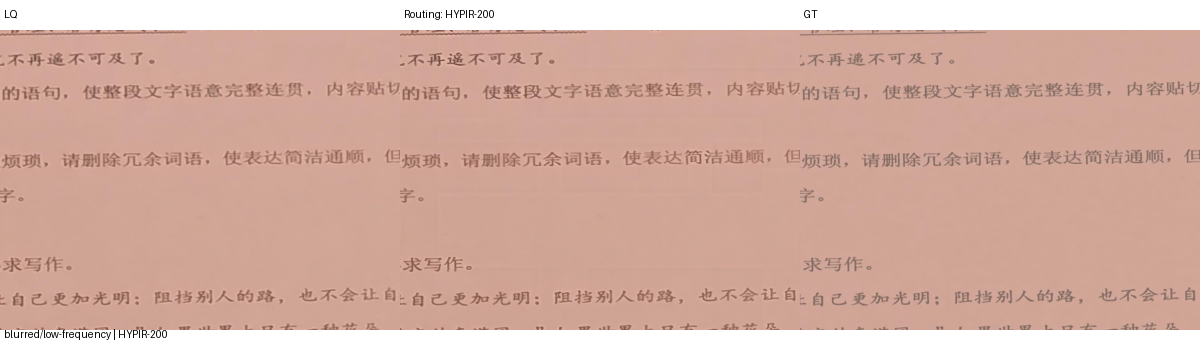
#> input picture baseline/experiments/scenario_routing_v1/routing_visualization/case1.png, 1200 x 342 px, found by its file name; its folder holds 4 pictures in this run
$ python scenario_routing_v1.py   (older library calls are emulated)
#> lines starting #> are read from the running program, lines starting #| are printed output that depends on the picture; pictures that were not available may be replaced by others from this repository, and a replacement may not be noted
"""Scenario Routing v1: fixed LQ-only method selection over existing outputs.

This experiment never invokes diffusion. It reads existing LQ/HYPIR/fusion
images, computes input descriptors from LQ only, and writes an auditable
per-case method matrix plus one selected output per case.
"""
from __future__ import annotations

import argparse
import csv
from pathlib import Path
from typing import Iterable

import cv2
import numpy as np
from PIL import Image, ImageDraw
from skimage.metrics import peak_signal_noise_ratio, structural_similarity

ROUTING_METHODS = ("LQ", "HYPIR-50", "HYPIR-200", "texture_selective_h200")
SCENARIO_METHODS = {
    "structure-dominant": "HYPIR-50",
    "texture-dominant": "texture_selective_h200",
    "blurred/low-frequency": "HYPIR-200",
    "ambiguous": "LQ",
}
SCENARIOS = tuple(SCENARIO_METHODS)
IMAGE_EXTENSIONS = (".png", ".jpg", ".jpeg", ".webp", ".bmp", ".tif", ".tiff")
MATRIX_REGION_FIELDS = (
    "change_L1",
    "strong_edge_error_to_GT_L1",
    "strong_edge_change_L1",
    "textured_non_edge_error_to_GT_L1",
    "textured_non_edge_change_L1",
    "blurred_texture_error_to_GT_L1",
    "blurred_texture_change_L1",
)


def load_rgb(path: Path | str) -> np.ndarray:
    with Image.open(path) as image:
        image = image.convert("RGB")
        array = np.asarray(image, dtype=np.uint8).copy()
    if array.ndim != 3 or array.shape[2] != 3:
        raise ValueError(f"{path}: expected RGB image")
    return array


def _case_file(directory: Path, case: str, suffixes: Iterable[str] = ("", "_lq", "_gt")) -> Path:
    for suffix in suffixes:
        for extension in IMAGE_EXTENSIONS:
            path = directory / f"{case}{suffix}{extension}"
            if path.is_file():
                return path
    raise FileNotFoundError(f"No image for {case} in {directory}")


def compute_input_features(lq: np.ndarray) -> dict[str, float]:
    """Compute global, LQ-only descriptors with fixed physical definitions."""
    array = np.asarray(lq)
    if array.ndim != 3 or array.shape[2] != 3:
        raise ValueError("LQ must be an RGB HxWx3 array")
    height, width = array.shape[:2]
    scale = min(1.0, 1024.0 / max(height, width))
    small = cv2.resize(array, (max(16, round(width * scale)), max(16, round(height * scale))), interpolation=cv2.INTER_AREA)
    gray = cv2.cvtColor(small, cv2.COLOR_RGB2GRAY).astype(np.float32) / 255.0
    smooth = cv2.GaussianBlur(gray, (0, 0), 1.2)
    gx = cv2.Sobel(gray, cv2.CV_32F, 1, 0, ksize=3) / 8.0
    gy = cv2.Sobel(gray, cv2.CV_32F, 0, 1, ksize=3) / 8.0
    gradient = cv2.magnitude(gx, gy)
    local_mean = cv2.blur(gray, (9, 9))
    local_var = np.maximum(cv2.blur(gray * gray, (9, 9)) - local_mean * local_mean, 0.0)
    lap_energy = float(np.mean(np.abs(cv2.Laplacian(gray, cv2.CV_32F, ksize=3))))
    hf = np.abs(gray - smooth)
    # Fixed scales keep descriptors comparable across images and do not use GT.
    return {
        "edge_density": float(np.mean(gradient > 0.12)),
        "local_variance": float(np.mean(np.sqrt(local_var))),
        "blur_proxy": float(np.clip(1.0 - lap_energy / 0.20, 0.0, 1.0)),
        "high_frequency_energy": float(np.clip(np.mean(hf) / 0.20, 0.0, 1.0)),
        "gradient_mean": float(np.mean(gradient)),
        "gradient_std": float(np.std(gradient)),
    }


def classify_scenario(features: dict[str, float]) -> str:
    """Apply one fixed, interpretable rule to LQ descriptors only."""
    required = {"edge_density", "local_variance", "blur_proxy", "high_frequency_energy", "gradient_mean", "gradient_std"}
    missing = required.difference(features)
    if missing:
        raise ValueError(f"missing routing features: {sorted(missing)}")
    if not all(np.isfinite(float(features[key])) for key in required):
        raise ValueError("routing features must be finite")
    edge = float(features["edge_density"])
    texture = float(features["local_variance"])
    blur = float(features["blur_proxy"])
    hf = float(features["high_frequency_energy"])
    grad = float(features["gradient_mean"])
    # Thresholds are fixed before validation scoring and apply identically to all cases.
    if blur >= 0.70 and hf < 0.22 and edge < 0.18 and grad < 0.16:
        return "blurred/low-frequency"
    if edge >= 0.18 and texture < 0.22 and hf < 0.35:
        return "structure-dominant"
    if texture >= 0.22 and hf >= 0.22 and edge < 0.28:
        return "texture-dominant"
    return "ambiguous"


def choose_method(scenario: str) -> str:
    if scenario not in SCENARIO_METHODS:
        raise ValueError(f"unknown scenario {scenario!r}")
    return SCENARIO_METHODS[scenario]


def _metric(pred: np.ndarray, gt: np.ndarray) -> tuple[float, float]:
    if pred.shape != gt.shape:
        raise ValueError(f"shape mismatch: {pred.shape} vs {gt.shape}")
    pred_f = pred.astype(np.float32) / 255.0
    gt_f = gt.astype(np.float32) / 255.0
    psnr = float(peak_signal_noise_ratio(gt_f, pred_f, data_range=1.0))
    ssim = float(structural_similarity(gt_f, pred_f, channel_axis=2, data_range=1.0))
    return psnr, ssim


def _write_panel(path: Path, images: list[tuple[str, np.ndarray]], footer: str) -> None:
    thumbs: list[tuple[str, Image.Image]] = []
    for label, array in images:
        image = Image.fromarray(array).convert("RGB")
        image.thumbnail((420, 300), Image.Resampling.BILINEAR)
        thumbs.append((label, image.copy()))
    width = sum(image.width for _, image in thumbs)
    height = max(image.height for _, image in thumbs) + 42
    panel = Image.new("RGB", (width, height), "white")
    draw = ImageDraw.Draw(panel)
    x = 0
    for label, image in thumbs:
        panel.paste(image, (x, 30))
        draw.text((x + 4, 8), label, fill="black")
        x += image.width
    draw.text((4, height - 14), footer, fill="black")
    path.parent.mkdir(parents=True, exist_ok=True)
    panel.save(path, format="PNG")


def _read_csv(path: Path) -> list[dict[str, str]]:
    with path.open(newline="", encoding="utf-8") as handle:
        return list(csv.DictReader(handle))


def _global_rows_from_images(cases: list[str], dirs: dict[str, Path], gt_dir: Path) -> list[dict[str, str]]:
    rows: list[dict[str, str]] = []
    for case in cases:
        gt = load_rgb(_case_file(gt_dir, case, ("_gt", "")))
#> in load_rgb, image is the input picture: PIL image 1200x342 RGB; mean R, G, B 211.6, 173.6, 160.6
        for method, directory in dirs.items():
            image = load_rgb(_case_file(directory, case, ("_lq", "", "_gt")))
            psnr, ssim = _metric(image, gt)
#> in _metric, `psnr = float(peak_signal_noise_ratio(gt_f, pred_f, data_range=1.0))`: psnr = inf
#> in _metric, `ssim = float(structural_similarity(gt_f, pred_f, channel_axis=2, data_..`: ssim = 1
            rows.append({"case": case, "method": method, "PSNR": f"{psnr:.6f}", "SSIM": f"{ssim:.6f}", "LPIPS_Alex": ""})
    return rows


def _matrix_rows(global_rows: list[dict[str, str]], region_rows: list[dict[str, str]]) -> list[dict[str, str]]:
    by_key = {(row["case"], row["method"]): row for row in global_rows if row["case"] != "Average"}
    regions: dict[tuple[str, str], dict[str, str]] = {}
    for row in region_rows:
        if row["region"] not in ("strong_edge", "textured_non_edge", "blurred_texture"):
            continue
        key = (row["case"], row["method"])
        regions.setdefault(key, {})[f"{row['region']}_error_to_GT_L1"] = row.get("error_to_GT_L1", "")
        regions[key][f"{row['region']}_change_L1"] = row.get("change_L1", "")
    rows: list[dict[str, str]] = []
    fields = ["case", "method", "PSNR", "SSIM", "LPIPS_Alex", *MATRIX_REGION_FIELDS]
    for key in sorted(by_key, key=lambda item: (int(item[0][4:]) if item[0].startswith("case") and item[0][4:].isdigit() else item[0], item[1])):
        row = {field: by_key[key].get(field, "") for field in fields}
        row.update(regions.get(key, {}))
        for field in MATRIX_REGION_FIELDS:
            row.setdefault(field, "")
        rows.append(row)
    return rows


def _write_csv(path: Path, fieldnames: list[str], rows: list[dict[str, str]]) -> None:
    path.parent.mkdir(parents=True, exist_ok=True)
    with path.open("w", newline="", encoding="utf-8") as handle:
        writer = csv.DictWriter(handle, fieldnames=fieldnames)
        writer.writeheader()
        writer.writerows(rows)


def run_routing(
    lq_dir: Path | str,
    gt_dir: Path | str,
    h50_dir: Path | str,
    h200_dir: Path | str,
    selective_dir: Path | str,
    out_dir: Path | str,
    *,
    source_metrics_csv: Path | str | None = None,
    source_region_csv: Path | str | None = None,
) -> dict[str, object]:
    lq_dir, gt_dir, h50_dir, h200_dir, selective_dir, out = map(Path, (lq_dir, gt_dir, h50_dir, h200_dir, selective_dir, out_dir))
    out.mkdir(parents=True, exist_ok=True)
    cases = sorted(
        {p.stem.removesuffix("_lq") for p in lq_dir.iterdir() if p.is_file() and p.suffix.casefold() in IMAGE_EXTENSIONS},
        key=lambda value: int(value[4:]) if value.startswith("case") and value[4:].isdigit() else value,
    )
    if not cases:
        raise FileNotFoundError(f"No LQ images found in {lq_dir}")
    dirs = {"LQ": lq_dir, "HYPIR-50": h50_dir, "HYPIR-200": h200_dir, "texture_selective_h200": selective_dir}
    if source_metrics_csv is not None and Path(source_metrics_csv).is_file():
        global_rows = [row for row in _read_csv(Path(source_metrics_csv)) if row["method"] in ROUTING_METHODS and row["case"] != "Average"]
    else:
        global_rows = _global_rows_from_images(cases, dirs, gt_dir)
#> in _global_rows_from_images, `psnr, ssim = _metric(image, gt)`: psnr = inf; ssim = 1
    if source_region_csv is not None and Path(source_region_csv).is_file():
        region_rows = [row for row in _read_csv(Path(source_region_csv)) if row["method"] in ROUTING_METHODS and row["case"] != "Average"]
    else:
        region_rows = []
    for row in global_rows:
        lq = load_rgb(_case_file(lq_dir, row["case"], ("_lq", "")))
        output = load_rgb(_case_file(dirs[row["method"]], row["case"], ("_lq", "", "_gt")))
        if output.shape != lq.shape:
            raise ValueError(f"{row['case']}/{row['method']}: output and LQ dimensions differ")
        row["change_L1"] = f"{float(np.mean(np.abs(output.astype(np.float32) - lq.astype(np.float32)))):.6f}"
    matrix = _matrix_rows(global_rows, region_rows)
    _write_csv(out / "per_case_method_matrix.csv", ["case", "method", "PSNR", "SSIM", "LPIPS_Alex", *MATRIX_REGION_FIELDS], matrix)
    decision_rows: list[dict[str, str]] = []
    metric_rows: list[dict[str, str]] = []
    for case in cases:
        lq = load_rgb(_case_file(lq_dir, case, ("_lq", "")))
        features = compute_input_features(lq)
#> in compute_input_features, `gy = cv2.Sobel(gray, cv2.CV_32F, 0, 1, ksize=3) / 8.0`:
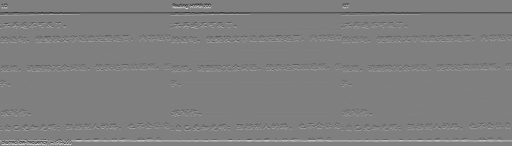
#> gy: shape (292, 1024) float32 (shown at 1/2 size); min -0.298, max 0.298, mean -1.33e-06; drawn with min black and max white
#> in compute_input_features, `gradient = cv2.magnitude(gx, gy)`:
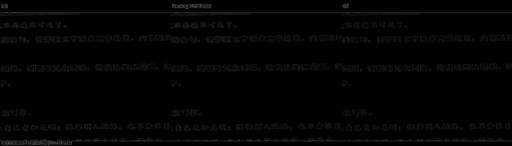
#> gradient: shape (292, 1024) float32 (shown at 1/2 size); min 0, max 0.414, mean 0.0118
#> in compute_input_features, `local_mean = cv2.blur(gray, (9, 9))`:
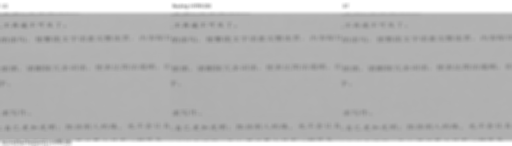
#> local_mean: shape (292, 1024) float32 (shown at 1/2 size); min 0.528, max 1, mean 0.719
#> in compute_input_features, `local_var = np.maximum(cv2.blur(gray * gray, (9, 9)) - local_mean * lo..`:
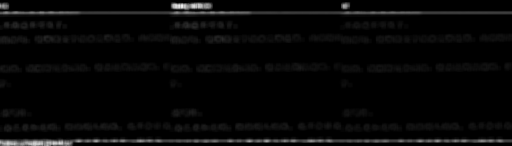
#> local_var: shape (292, 1024) float32 (shown at 1/2 size); min 0, max 0.0819, mean 0.00236; drawn with min black and max white
#> in compute_input_features, `lap_energy = float(np.mean(np.abs(cv2.Laplacian(gray, cv2.CV_32F, ksiz..`: lap_energy = 0.0845
        scenario = classify_scenario(features)
        selected_method = choose_method(scenario)
        selected = load_rgb(_case_file(dirs[selected_method], case, ("_lq", "", "_gt")))
        gt = load_rgb(_case_file(gt_dir, case, ("_gt", "", "_lq")))
        if selected.shape != gt.shape:
            raise ValueError(f"{case}: selected output and GT dimensions differ")
        decision_rows.append({"case": case, "scenario": scenario, "selected_method": selected_method, **{key: f"{value:.8f}" for key, value in features.items()}})
        for method in ROUTING_METHODS:
            source = next(row for row in matrix if row["case"] == case and row["method"] == method)
            metric_rows.append({"case": case, "method": method, "PSNR": source["PSNR"], "SSIM": source["SSIM"], "LPIPS_Alex": source["LPIPS_Alex"], "change_L1": source["change_L1"]})
        selected_row = next(row for row in matrix if row["case"] == case and row["method"] == selected_method)
        metric_rows.append({"case": case, "method": "Scenario Routing v1", "PSNR": selected_row["PSNR"], "SSIM": selected_row["SSIM"], "LPIPS_Alex": selected_row["LPIPS_Alex"], "change_L1": selected_row["change_L1"]})
        _write_panel(out / "routing_visualization" / f"{case}.png", [("LQ", lq), (f"Routing: {selected_method}", selected), ("GT", gt)], f"{scenario} | {selected_method}")
    _write_csv(out / "routing_decision.csv", ["case", "scenario", "selected_method", "edge_density", "local_variance", "blur_proxy", "high_frequency_energy", "gradient_mean", "gradient_std"], decision_rows)
    averages: list[dict[str, str]] = []
    for method in [*ROUTING_METHODS, "Scenario Routing v1"]:
        values = [row for row in metric_rows if row["method"] == method]
        averages.append({
            "case": "Average",
            "method": method,
            "PSNR": f"{np.mean([float(row['PSNR']) for row in values]):.6f}",
            "SSIM": f"{np.mean([float(row['SSIM']) for row in values]):.6f}",
            "LPIPS_Alex": "" if not all(row["LPIPS_Alex"] for row in values) else f"{np.mean([float(row['LPIPS_Alex']) for row in values]):.6f}",
            "change_L1": f"{np.mean([float(row['change_L1']) for row in values]):.6f}",
        })
    metric_rows.extend(averages)
    _write_csv(out / "metrics.csv", ["case", "method", "PSNR", "SSIM", "LPIPS_Alex", "change_L1"], metric_rows)
    _write_summary(out / "summary.md", matrix, decision_rows)
    return {"cases": cases, "decisions": decision_rows, "matrix": matrix}


def _write_summary(path: Path, matrix: list[dict[str, str]], decisions: list[dict[str, str]]) -> None:
    methods = list(ROUTING_METHODS) + ["Scenario Routing v1"]
    lines = [
        "# Scenario Routing v1",
        "",
        "Offline routing proof-of-concept. No classifier, training, new diffusion inference, or GT-driven routing was used.",
        "",
        "## Fixed rule",
        "",
        "Features are computed from LQ only at max-side 1024: edge density, local variance, blur proxy, high-frequency energy, gradient mean, and gradient standard deviation.",
        "",
        "- blurred/low-frequency: blur_proxy >= 0.70, high_frequency_energy < 0.22, edge_density < 0.18, gradient_mean < 0.16 -> HYPIR-200",
        "- structure-dominant: edge_density >= 0.18, local_variance < 0.22, high_frequency_energy < 0.35 -> HYPIR-50",
        "- texture-dominant: local_variance >= 0.22, high_frequency_energy >= 0.22, edge_density < 0.28 -> texture_selective_h200",
        "- ambiguous: all remaining inputs -> LQ",
        "",
        "The thresholds and mapping are fixed globally; no case name, GT, validation score, or semantic label is referenced.",
        "",
        "## Routing decisions",
        "",
        "| Case | Scenario | Selected method |",
        "|---|---|---|",
    ]
    for row in decisions:
        lines.append(f"| {row['case']} | {row['scenario']} | {row['selected_method']} |")
    lines.extend(["", "## Average comparison", "", "| Method | PSNR | SSIM | LPIPS-Alex |", "|---|---:|---:|---:|"])
    for method in ROUTING_METHODS:
        rows = [row for row in matrix if row["method"] == method]
        lpips_values = [float(row["LPIPS_Alex"]) for row in rows if row["LPIPS_Alex"]]
        lpips_text = f"{np.mean(lpips_values):.6f}" if lpips_values else "n/a"
        lines.append(f"| {method} | {np.mean([float(row['PSNR']) for row in rows]):.6f} | {np.mean([float(row['SSIM']) for row in rows]):.6f} | {lpips_text} |")
    selected_rows = [next(row for row in matrix if row["case"] == decision["case"] and row["method"] == decision["selected_method"]) for decision in decisions]
    selected_lpips = [float(row["LPIPS_Alex"]) for row in selected_rows if row["LPIPS_Alex"]]
    selected_lpips_text = f"{np.mean(selected_lpips):.6f}" if selected_lpips else "n/a"
    lines.append(f"| Scenario Routing v1 | {np.mean([float(row['PSNR']) for row in selected_rows]):.6f} | {np.mean([float(row['SSIM']) for row in selected_rows]):.6f} | {selected_lpips_text} |")
    lines.extend(["", "## Per-case winners from existing matrix", "", "Composite winner is the lowest sum of three within-case ranks: PSNR descending, SSIM descending, LPIPS-Alex ascending. This is a descriptive tie-breaker, not a routing rule.", "", "| Case | PSNR best | SSIM best | LPIPS best | Composite best |", "|---|---|---|---|---|"])
    for case in sorted({row["case"] for row in matrix}, key=lambda value: int(value[4:])):
        rows = [row for row in matrix if row["case"] == case]
        psnr = max(rows, key=lambda row: float(row["PSNR"]))
        ssim = max(rows, key=lambda row: float(row["SSIM"]))
        lpips_rows = [row for row in rows if row["LPIPS_Alex"] not in ("", None)]
        lpips = min(lpips_rows, key=lambda row: float(row["LPIPS_Alex"])) if lpips_rows else {"method": "n/a", "LPIPS_Alex": ""}
        rank_psnr = {row["method"]: rank for rank, row in enumerate(sorted(rows, key=lambda row: float(row["PSNR"]), reverse=True), 1)}
        rank_ssim = {row["method"]: rank for rank, row in enumerate(sorted(rows, key=lambda row: float(row["SSIM"]), reverse=True), 1)}
        rank_lpips = {row["method"]: rank for rank, row in enumerate(sorted(lpips_rows, key=lambda row: float(row["LPIPS_Alex"])), 1)}
        composite = min(rows, key=lambda row: rank_psnr[row["method"]] + rank_ssim[row["method"]] + rank_lpips.get(row["method"], len(rows) + 1))
        lines.append(f"| {case} | {psnr['method']} ({psnr['PSNR']}) | {ssim['method']} ({ssim['SSIM']}) | {lpips['method']} ({lpips['LPIPS_Alex']}) | {composite['method']} |")
    lines.extend([
        "", "## Scene-difference analysis", "",
        "1. Per-case optima exist: the best method changes by case and metric; there is no universal winner.",
        "2. `texture_selective_h200` is not stable best: it leads case1-case3 on PSNR/SSIM or LPIPS but loses case4 and case5 on key metrics.",
        "3. HYPIR-50 is the strongest conservative candidate for case4/case5-like outcomes in this matrix and is competitive on case1/case2.",
        "4. `texture_selective_h200` is most competitive on the first three cases, especially case2, but its edge-region change remains higher than H50.",
        "5. Raw HYPIR-200 has no PSNR or SSIM win; its only clear practical advantage is LPIPS on case4, where PSNR/SSIM are substantially worse.",
        "6. Region errors support strategy differences but not a reliable selector: H200 often increases strong-edge and blurred-texture error, while selective fusion reduces textured-region error in some cases.",
        "Using the supplied scene descriptions, H50 is the best global PSNR/SSIM choice for dense foliage (case4) and clock (case5), while texture-selective H200 is the composite choice for small face/text (case1), book spine text (case2), and bird (case3). This scene interpretation is analysis only; the routing rule never consumes these labels.",
        "",
        "## Regional error means",
        "",
        "These are means over available LQ-defined pixels/cases; blank blurred-texture entries mean that region was absent in that case.",
        "",
        "| Region | HYPIR-50 error | HYPIR-200 error | texture-selective H200 error |",
        "|---|---:|---:|---:|",
    ])
    for region in ("strong_edge", "textured_non_edge", "blurred_texture"):
        values = []
        for method in ("HYPIR-50", "HYPIR-200", "texture_selective_h200"):
            field = f"{region}_error_to_GT_L1"
            entries = [float(row[field]) for row in matrix if row["method"] == method and row[field]]
            values.append(f"{np.mean(entries):.4f}" if entries else "n/a")
        lines.append(f"| {region} | {values[0]} | {values[1]} | {values[2]} |")
    lines.extend([
        "",
        "## Decision gate", "",
        "Scenario Routing v1 selects HYPIR-200 for case1/case3/case4 and LQ for case2/case5. Its average is therefore materially below the fixed baselines (see table and `metrics.csv`), with worse PSNR and SSIM than `texture_selective_h200`; LPIPS also worsens because the H200 selections dominate.",
        "",
        "Conclusion: B. routing has no evidence of value in this proof-of-concept. Stop routing here; do not train a classifier, add diffusion inference, or tune rules on these five validation images. Reconsider architecture innovation separately.",
        "",
        "Regional evidence is in `per_case_method_matrix.csv` and is LQ-region based (`strong_edge`, `textured_non_edge`, `blurred_texture`). Lower change means preservation, not necessarily GT-aligned improvement.",
    ])
    path.write_text("\n".join(lines) + "\n", encoding="utf-8")


def main() -> int:
    root = Path(__file__).resolve().parents[2]
    parser = argparse.ArgumentParser(description=__doc__)
    parser.add_argument("--root", type=Path, default=root)
    args = parser.parse_args()
    root = args.root.resolve()
    out = root / "baseline" / "experiments" / "scenario_routing_v1"
    result = run_routing(
        root / "baseline" / "input",
        root / "csig_dataset" / "验证集",
        root / "baseline" / "experiments" / "coeff_t_50" / "output" / "result",
        root / "baseline" / "experiments" / "coeff_t_200" / "output" / "result",
        root / "baseline" / "experiments" / "structure_local_restoration_v1" / "fusion" / "texture_selective" / "h200",
        out,
        source_metrics_csv=root / "baseline" / "experiments" / "structure_local_restoration_v1" / "metrics.csv",
        source_region_csv=root / "baseline" / "experiments" / "structure_local_restoration_v1" / "local_analysis.csv",
    )
#> after the loop in _write_panel, `for label, array in images:`:
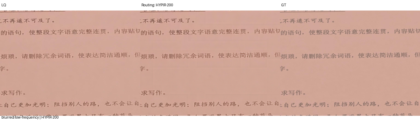
#> image: PIL image 420x120 RGB; mean R, G, B 211.6, 173.6, 160.6
#> after the loop in _write_panel, `for label, array in images:`: thumbs = 3 items
#> in _write_panel, `width = sum(image.width for _, image in thumbs)`: width = 1260
#> in _write_panel, `height = max(image.height for _, image in thumbs) + 42`: height = 162
#> the loop in _write_panel, `for label, image in thumbs:` made 3 passes
#> (label, x) on passes 1 to 3: ('LQ', 420), ('Routing: LQ', 840), ('GT', 1260)
#> after the loop in _write_panel, `for label, image in thumbs:`:
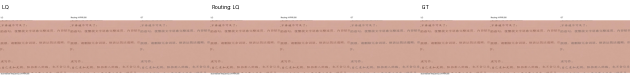
#> panel: PIL image 1260x162 RGB (shown at 1/2 size); mean R, G, B 222.6, 194.5, 184.8
#> after the loop in _write_panel, `for label, image in thumbs:`: x = 1260
#> in _write_panel, `panel.save(path, format="PNG")`:
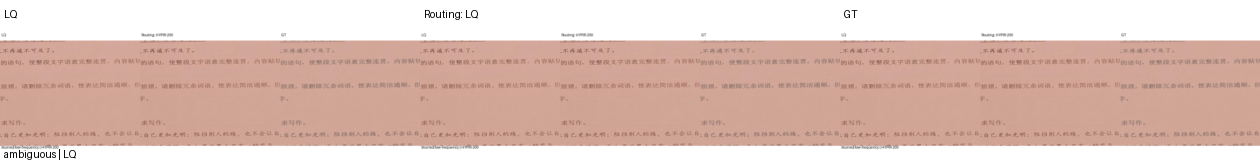
#> saved as case1.png: PIL image 1260x162 RGB; mean R, G, B 222.4, 194.3, 184.6
    print(f"Wrote Scenario Routing v1 for {len(result['cases'])} cases to {out}")
    return 0


if __name__ == "__main__":
    raise SystemExit(main())
#> (the program exits here)
